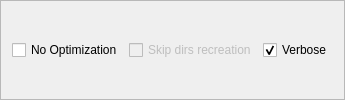
        <widget class="QFrame" name="frame">
         <property name="frameShape">
          <enum>QFrame::StyledPanel</enum>
         </property>
         <property name="frameShadow">
          <enum>QFrame::Raised</enum>
         </property>
         <layout class="QHBoxLayout" name="horizontalLayout_15">
          <item>
           <widget class="QCheckBox" name="checkNoOpt">
            <property name="toolTip">
             <string>&lt;html&gt;&lt;head/&gt;&lt;body&gt;&lt;p&gt;Switch On/Off outflex optimization&lt;/p&gt;&lt;/body&gt;&lt;/html&gt;</string>
            </property>
            <property name="whatsThis">
             <string>&lt;html&gt;&lt;head/&gt;&lt;body&gt;&lt;p&gt;The outflex optimization provides better performance while creating the non-basic levels of pyramidal TMS schema. Furthermore, it cares about the image quality of created cache tiles. However, this kind of optimization is not suitable for the generated cartographic content (neither satellite nor orthophoto imagery) with generalized features. In this case, it is higly recommended to switch off the optimization.&lt;/p&gt;&lt;/body&gt;&lt;/html&gt;</string>
            </property>
            <property name="text">
             <string>No Optimization</string>
            </property>
           </widget>
          </item>
          <item>
           <widget class="QCheckBox" name="checkSkipdirs">
            <property name="enabled">
             <bool>false</bool>
            </property>
            <property name="toolTip">
             <string>&lt;html&gt;&lt;head/&gt;&lt;body&gt;&lt;p&gt;Switch On/Off recreation of folders structure&lt;/p&gt;&lt;/body&gt;&lt;/html&gt;</string>
            </property>
            <property name="whatsThis">
             <string>&lt;html&gt;&lt;head/&gt;&lt;body&gt;&lt;p&gt;Depending on bounding box area and resolution, the TMS tiling scheme can be rather complex containing thousands of folders and millions of files. When only updating a part of it, the recreation of folder structure can be a bit time expensive, while being absolutely redundant! So, it is recommended to switch off the creation of directories (i.e. to check this option) when doing just updates.&lt;/p&gt;&lt;/body&gt;&lt;/html&gt;</string>
            </property>
            <property name="text">
             <string>Skip dirs recreation</string>
            </property>
           </widget>
          </item>
          <item>
           <widget class="QCheckBox" name="checkVerbose">
            <property name="toolTip">
             <string>&lt;html&gt;&lt;head/&gt;&lt;body&gt;&lt;p&gt;Switch On/Off following the progress of caching&lt;/p&gt;&lt;/body&gt;&lt;/html&gt;</string>
            </property>
            <property name="whatsThis">
             <string>&lt;html&gt;&lt;head/&gt;&lt;body&gt;&lt;p&gt;Checking this box means that the complete execution process will be viewed on the big text panel at the right side of this dialog. It is recommended to keep this option checked. The only benefit of switching it off is a bit better (maybe neglegible) performance improvment.&lt;/p&gt;&lt;/body&gt;&lt;/html&gt;</string>
            </property>
            <property name="text">
             <string>Verbose</string>
            </property>
            <property name="checked">
             <bool>true</bool>
            </property>
           </widget>
          </item>
         </layout>
        </widget>
